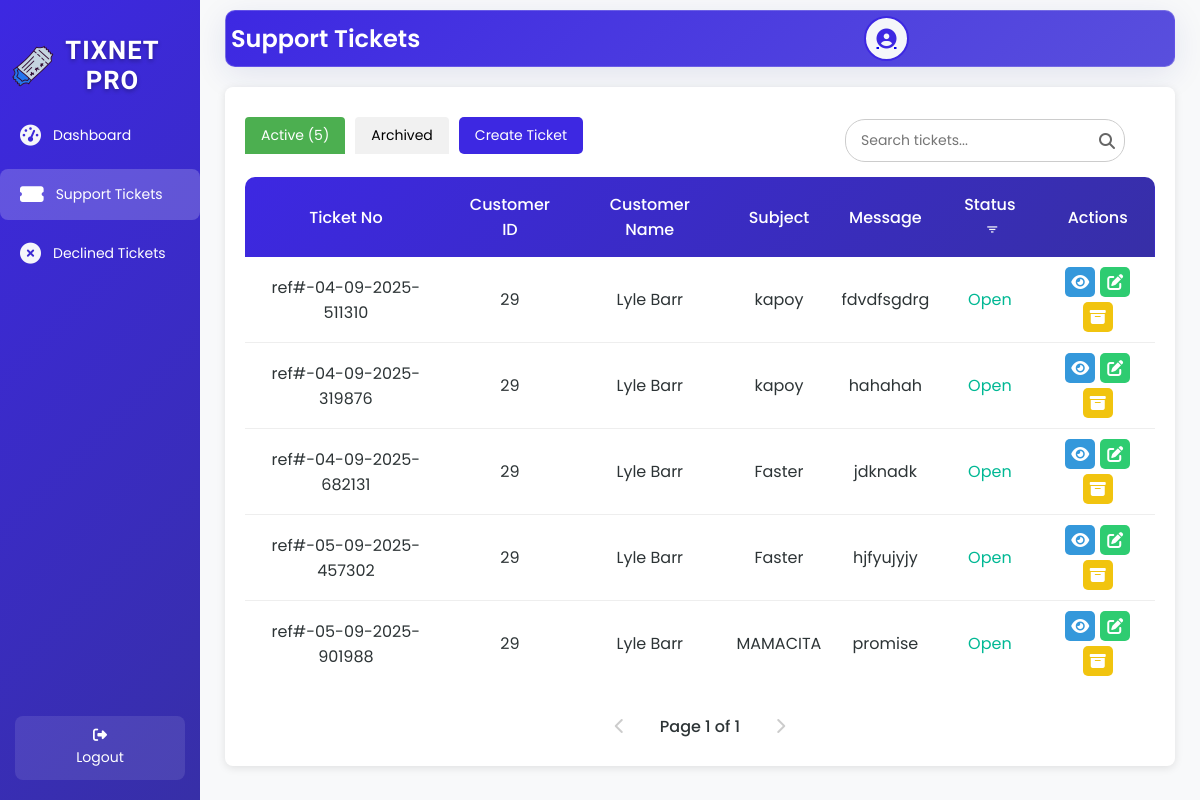
Page /suppT.php?c_id=29 on the earlier database version.
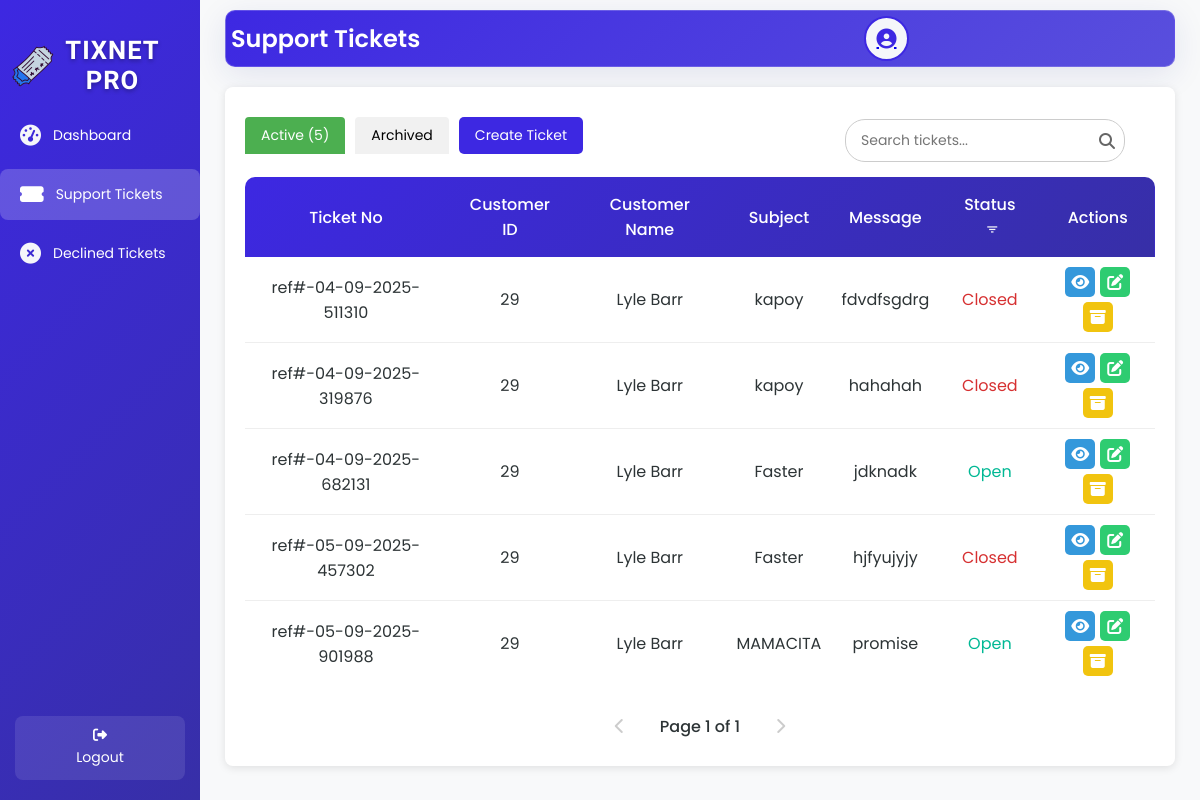
Same page on the later database version.
### tables this page shows
CREATE TABLE `tbl_supp_tickets` (
  `c_id` int(50) NOT NULL,
  `c_lname` varchar(200) NOT NULL,
  `c_fname` varchar(200) NOT NULL,
  `s_ref` varchar(200) NOT NULL,
  `s_subject` varchar(200) NOT NULL,
  `s_message` varchar(200) NOT NULL,
  `s_status` varchar(200) NOT NULL,
  `id` int(50) NOT NULL,
  `technician_username` varchar(250) NOT NULL
);

### suppT.php (the view, shortened to what the changed rows need)
<?php
include 'db.php';
$userId = $_SESSION['userId'] ?? 0;
$userType = $_SESSION['user_type'] ?? '';
$isCustomer = $userType === 'customer';
$ticket = null;
$activeTickets = [];
$tab = isset($_GET['tab']) ? $_GET['tab'] : 'active';
$activePage = isset($_GET['active_page']) ? max(1, (int)$_GET['active_page']) : 1;
$ticketsPerPage = 10;
$filterCid = $isCustomer ? $userId : (isset($_GET['c_id']) && is_numeric($_GET['c_id']) && $_GET['c_id'] > 0 ? (int)$_GET['c_id'] : 0);
            ?>
    <?php
$pendingTickets = [];
$totalActiveTickets = 0;
if ($filterCid != 0) {
    $sqlCount = "SELECT s_status, COUNT(*) as count
                 FROM tbl_supp_tickets
                 WHERE c_id = ?
                 GROUP BY s_status";
    $stmt = $conn->prepare($sqlCount);
    if (!$stmt) {
        error_log("Prepare failed: " . $conn->error);
        $error = "Database error.";
    } else {
        $stmt->bind_param("i", $filterCid);
        $stmt->execute();
        $resultCount = $stmt->get_result();
        while ($row = $resultCount->fetch_assoc()) {
            if (strtolower($row['s_status']) === 'archived') {
                $totalArchivedTickets = $row['count'];
            } else {
                $totalActiveTickets += $row['count'];
            }
        }
    }
}
$totalActivePages = ceil($totalActiveTickets / $ticketsPerPage) ?: 1;
$activePage = max(1, min($totalActivePages, $activePage));
$activeOffset = ($activePage - 1) * $ticketsPerPage;
if ($filterCid != 0) {
    if (isset($_GET['id']) && is_numeric($_GET['id']) && $_GET['id'] > 0) {
        $ticketId = (int)$_GET['id'];
        $sql = "SELECT id, c_id, c_fname, c_lname, s_ref, s_subject, s_message, s_status AS status
                FROM tbl_supp_tickets
                WHERE id = ?
                AND c_id = ?
                ORDER BY id ASC";
        $stmt = $conn->prepare($sql);
        if (!$stmt) {
            error_log("Prepare failed: " . $conn->error);
            $error = "Database error.";
        } else {
            $stmt->bind_param("ii", $ticketId, $filterCid);
            $stmt->execute();
            $result = $stmt->get_result();
            if ($result->num_rows > 0) {
                $ticket = $result->fetch_assoc();
            } else {
                $error = "No ticket found with ID $ticketId for customer ID $filterCid.";
            }
            $stmt->close();
        }
    } else {
$sql = "SELECT id, c_id, c_fname, c_lname, s_ref, s_subject, s_message, s_status AS status
        FROM tbl_supp_tickets
        WHERE s_status IN ('Open', 'Closed')
        AND c_id = ?
        ORDER BY id ASC LIMIT ? OFFSET ?";
$stmt = $conn->prepare($sql);
if (!$stmt) {
    error_log("Prepare failed for active tickets: " . $conn->error);
    $_SESSION['error'] = "Error preparing query for active tickets.";
} else {
    $stmt->bind_param("iii", $filterCid, $ticketsPerPage, $activeOffset);
    if ($stmt->execute()) {
        $result = $stmt->get_result();
        while ($row = $result->fetch_assoc()) {
            $activeTickets[] = $row;
        }
    } else {
        error_log("Execute failed for active tickets: " . $stmt->error);
        $_SESSION['error'] = "Error executing query for active tickets.";
    }
}
    }
}
?>
<!DOCTYPE html>
<html lang="en">
<head>
    <link rel="stylesheet" href="https://cdnjs.cloudflare.com/ajax/libs/font-awesome/6.6.0/css/all.min.css">
        <link rel="stylesheet" href="https://unpkg.com/boxicons@2.1.4/css/boxicons.min.css">
    <link rel="stylesheet" href="suppT.css">
</head>
<body>
<div class="wrapper">
    <div class="sidebar">
        <h2><img src="image/logo.png" alt="Tix Net Icon" class="sidebar-icon">TixNet Pro</h2>
    </div>
    <div class="container">
        <div class="upper glass-container">
            <h1>Support Tickets</h1>
        </div>
        <?php if ($filterCid != 0): ?>
            <div class="table-box <?php echo $tab === 'active' ? 'active' : ''; ?>" id="activeTable">
                <?php if (isset($_GET['id']) && $ticket): ?>
                    <table>
                     <thead>
    <tr>
        <th>Ticket No</th>
        <th>Customer ID</th>
        <th>Customer Name</th>
        <th>Subject</th>
        <th>Message</th>
        <th>Status <button class="filter-btn" onclick="showTypeFilterModal('active')" title="Filter by Type"><i class='bx bx-filter'></i></button></th>
        <th>Actions</th>
    </tr>
</thead>
                        <tbody>
                            <tr>
                                <td><?php echo htmlspecialchars($ticket['s_ref'] ?: '-'); ?></td>
                                <td><?php echo htmlspecialchars($ticket['c_id'] ?: '-'); ?></td>
                                <td><?php echo htmlspecialchars(($ticket['c_fname'] . ' ' . $ticket['c_lname']) ?: 'Unknown'); ?></td>
                                <td><?php echo htmlspecialchars($ticket['s_subject'] ?: '-'); ?></td>
                                <td><?php echo htmlspecialchars($ticket['s_message'] ?: '-'); ?></td>
                                <td class="status-<?php echo strtolower($ticket['status'] ?: 'open'); ?>">
                                    <?php echo htmlspecialchars($ticket['status'] ?: 'Open'); ?>
                                </td>
                                <td class="action-buttons">
                                    <a class="view-btn" onclick="showViewModal('<?php echo $ticket['id']; ?>', '<?php echo $ticket['c_id']; ?>', '<?php echo addslashes($ticket['c_fname']); ?>', '<?php echo addslashes($ticket['c_lname']); ?>', '<?php echo addslashes($ticket['s_ref']); ?>', '<?php echo addslashes($ticket['s_subject']); ?>', '<?php echo addslashes($ticket['s_message']); ?>', '<?php echo $ticket['status']; ?>', '<?php echo $tab; ?>')" title="View"><i class="fas fa-eye"></i></a>
                                    <?php if ($tab !== 'archived'): ?>
                                        <a class="edit-btn" onclick="openEditModal(<?php echo htmlspecialchars(json_encode($ticket), ENT_QUOTES, 'UTF-8'); ?>)" title="Edit"><i class="fas fa-edit"></i></a>
                                    <?php endif; ?>
                                    <a class="<?php echo $tab === 'archived' ? 'unarchive-btn' : 'archive-btn'; ?>"
                                       onclick="open<?php echo $tab === 'archived' ? 'Unarchive' : 'Archive'; ?>Modal('<?php echo $ticket['id']; ?>', '<?php echo htmlspecialchars(($ticket['c_fname'] . ' ' . $ticket['c_lname']) ?: 'Unknown', ENT_QUOTES, 'UTF-8'); ?>')"
                                       title="<?php echo $tab === 'archived' ? 'Unarchive' : 'Archive'; ?>">
                                        <i class="fas fa-<?php echo $tab === 'archived' ? 'box-open' : 'archive'; ?>"></i>
                                    </a>
                                    <?php if ($tab === 'archived'): ?>
                                        <a class="delete-btn" onclick="openDeleteModal('<?php echo $ticket['id']; ?>', '<?php echo htmlspecialchars(($ticket['c_fname'] . ' ' . $ticket['c_lname']) ?: 'Unknown', ENT_QUOTES, 'UTF-8'); ?>')" title="Delete"><i class="fas fa-trash"></i></a>
                                    <?php endif; ?>
                                </td>
                            </tr>
                        </tbody>
                    </table>
                <?php else: ?>
                    <table>
                 <thead>
    <tr>
        <th>Ticket No</th>
        <th>Customer ID</th>
        <th>Customer Name</th>
        <th>Subject</th>
        <th>Message</th>
        <th>Status <button class="filter-btn" onclick="showTypeFilterModal('active')" title="Filter by Type"><i class='bx bx-filter'></i></button></th>
        <th>Actions</th>
    </tr>
</thead>
                        <tbody id="activeTableBody">
                            <?php if ($activeTickets): ?>
                                <?php foreach ($activeTickets as $row): ?>
                                    <tr>
                                        <td><?php echo htmlspecialchars($row['s_ref'] ?: '-'); ?></td>
                                        <td><?php echo htmlspecialchars($row['c_id'] ?: '-'); ?></td>
                                        <td><?php echo htmlspecialchars(($row['c_fname'] . ' ' . $row['c_lname']) ?: 'Unknown'); ?></td>
                                        <td><?php echo htmlspecialchars($row['s_subject'] ?: '-'); ?></td>
                                        <td><?php echo htmlspecialchars($row['s_message'] ?: '-'); ?></td>
                                        <td class="status-<?php echo strtolower($row['status'] ?: 'open'); ?> status-clickable"
                                            onclick="<?php echo $isCustomer ? 'showStatusRestrictedMessage()' : "openCloseModal('{$row['id']}', '" . htmlspecialchars(($row['c_fname'] . ' ' . $row['c_lname']) ?: 'Unknown', ENT_QUOTES, 'UTF-8') . "')"; ?>">
                                            <?php echo htmlspecialchars($row['status'] ?: 'Open'); ?>
                                        </td>
                                        <td class="action-buttons">
                                            <a class="view-btn" onclick="showViewModal('<?php echo $row['id']; ?>', '<?php echo $row['c_id']; ?>', '<?php echo addslashes($row['c_fname']); ?>', '<?php echo addslashes($row['c_lname']); ?>', '<?php echo addslashes($row['s_ref']); ?>', '<?php echo addslashes($row['s_subject']); ?>', '<?php echo addslashes($row['s_message']); ?>', '<?php echo $row['status']; ?>', '<?php echo $tab; ?>')" title="View"><i class="fas fa-eye"></i></a>
                                            <a class="edit-btn" onclick="openEditModal(<?php echo htmlspecialchars(json_encode($row), ENT_QUOTES, 'UTF-8'); ?>)" title="Edit"><i class="fas fa-edit"></i></a>
                                            <a class="archive-btn"
                                               onclick="openArchiveModal('<?php echo $row['id']; ?>', '<?php echo htmlspecialchars(($row['c_fname'] . ' ' . $row['c_lname']) ?: 'Unknown', ENT_QUOTES, 'UTF-8'); ?>')"
                                               title="Archive">
                                                <i class="fas fa-archive"></i>
                                            </a>
                                        </td>
                                    </tr>
                                <?php endforeach; ?>
                            <?php else: ?>
                                <tr>
                                    <td colspan="7" class="empty-state">No active or unofficially approved tickets found.</td>
                                </tr>
                            <?php endif; ?>
                        </tbody>
                    </table>
                <?php endif; ?>
            </div>
        <?php endif; ?>
    </div>
</div>
</body>
</html>

Differences in the rows shown:
changed tbl_supp_tickets "ref#-04-09-2025-511310": s_status "Open" → "Closed"
changed tbl_supp_tickets "ref#-04-09-2025-319876": s_status "Open" → "Closed"
changed tbl_supp_tickets "ref#-05-09-2025-457302": s_status "Open" → "Closed"
